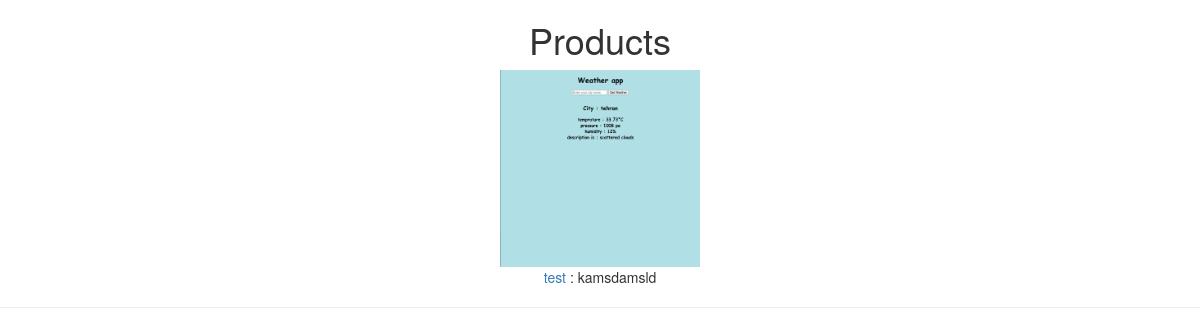
The app's page /, older data.
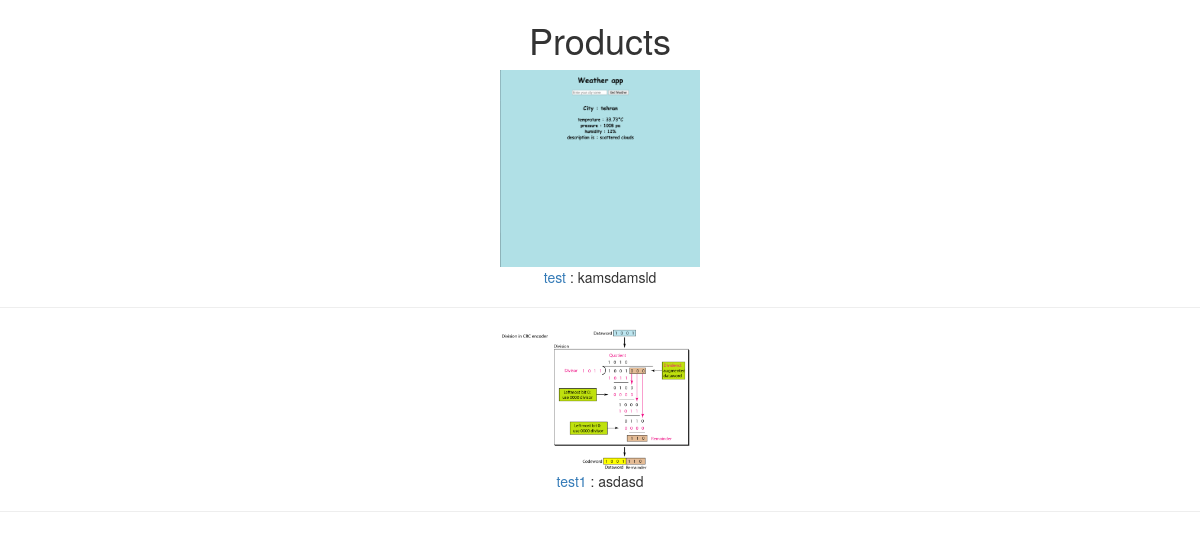
The same page, newer data.
### gallery/models.py (models this page shows, shortened)
class Product(models.Model):
    name = models.CharField(max_length=255)
    description = models.TextField()
    image = models.ImageField(upload_to='products/')

### gallery/views.py (the view)
# urls.py: path('' ,views.list_products , name="index_page"),
def list_products(request):
    products = Product.objects.all()
    context = {
        'products' : products
    }
    return render(request , 'gallery/index.html' ,context )

### gallery/templates/gallery/index.html (shortened to what this page needs)
{% load static %}
<!DOCTYPE html>
<html>
<head>
<link rel="stylesheet" href="https://maxcdn.bootstrapcdn.com/bootstrap/3.4.1/css/bootstrap.min.css">
</head>
<body>
    <h1>Products</h1>
    {% for i in products %}
        <div class="product">
            <img src="{{ i.image.url }}" alt="{{ i.name }}" width="200"> <br>
            <a href="{% url 'product_detail' i.pk %}">{{i.name}}</a> :
            {{i.description}} <br>
            <hr>
        </div>
    {% endfor %}
</body>
</html>

Row changes from the older to the newer data that the page shows:
added Product: image (picture), name "test1", description "asdasd"
